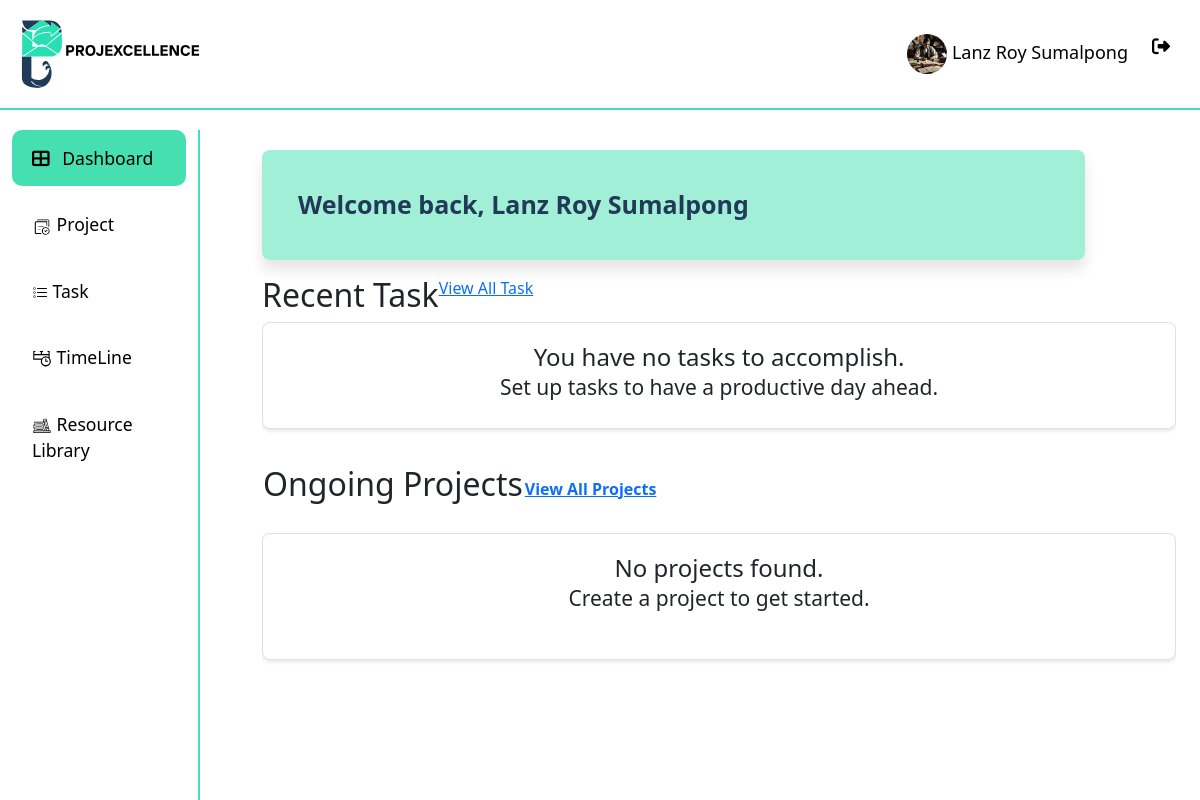
The page /dashboard/ (signed in) on the database as committed earlier.
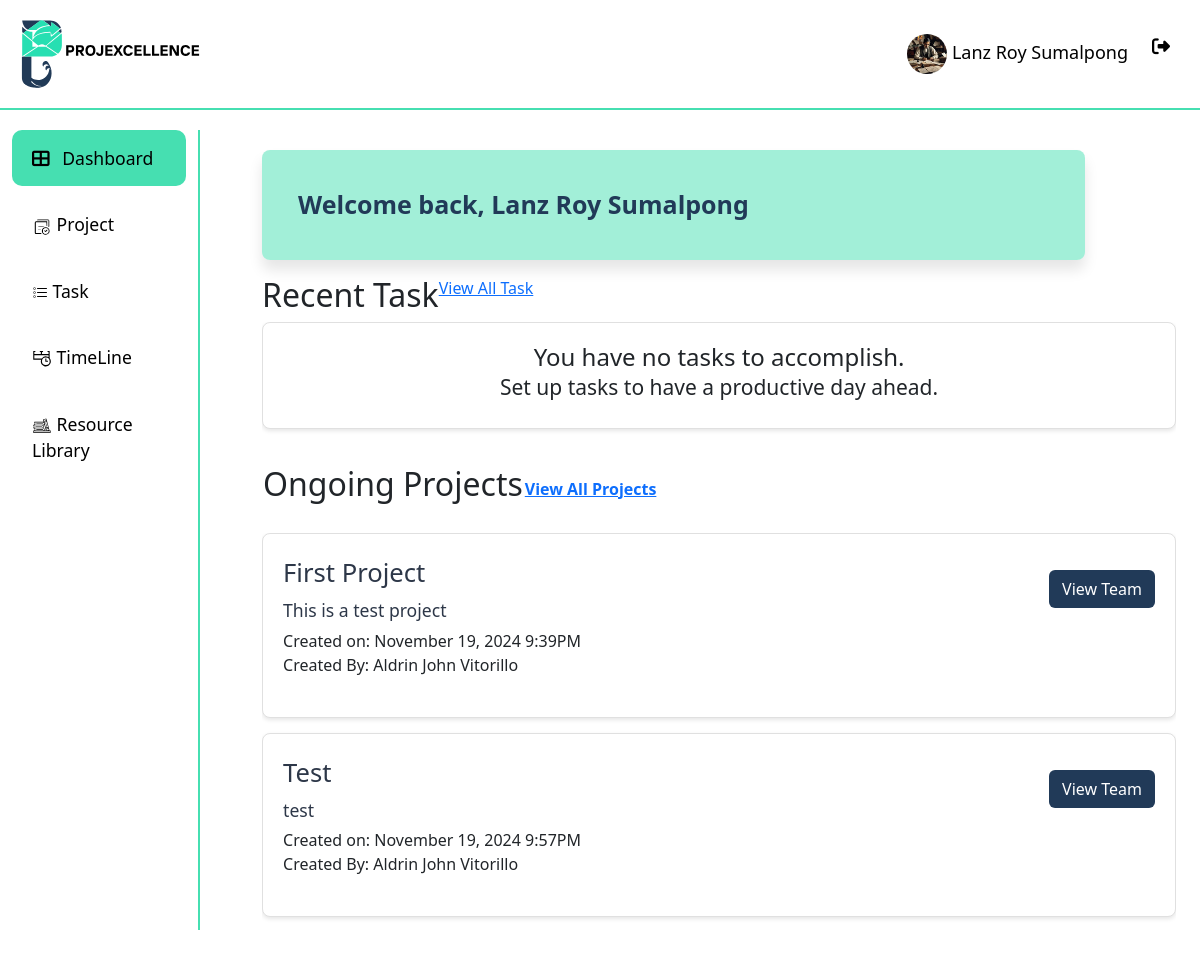
The same page on the database as committed later.
### api/models.py (models this page shows, shortened)
class Project(models.Model):
    project_name = models.CharField(max_length=50)
    description = models.TextField()
    created_by = models.ForeignKey(User, on_delete=models.CASCADE)
    date_created = models.DateTimeField(auto_now_add=True)

class User(AbstractUser):
    ROLE_CHOICES = [
        ("ADMIN", "Admin"),
        ("PM", "projectmanger"),
        ("MEMBER", "member"),
    ]
    STATUS_CHOICES = [
        ("APPROVED", "Approved"),
        ("REJECTED", "Rejected"),
        ("PENDING", "Pending"),
    ]
    username = None  # Remove the username field entirely
    email = models.EmailField(_("email address"), unique=True)
    phone_regex = RegexValidator(
        regex=r"^\+?1?\d{9,15}$",
        message="Phone number must be entered in the format: '+999999999'. Up to 15 digits allowed.",
    )
    phone_number = models.CharField(validators=[phone_regex], max_length=17, blank=True)
    role = models.CharField(max_length=10, choices=ROLE_CHOICES, default="EMPLOYEE")
    date_of_hire = models.DateField(blank=True, null=True)
    profile_path = models.ImageField(null=True, blank=True,upload_to='profile/' )
    status = models.CharField(max_length=20, choices=STATUS_CHOICES, default="PENDING")
    groups = models.ManyToManyField(
        "auth.Group",
        verbose_name=_("groups"),
        blank=True,
        related_name="custom_user_set",
        related_query_name="custom_user",
    )
    user_permissions = models.ManyToManyField(
        "auth.Permission",
        verbose_name=_("user permissions"),
        blank=True,
        related_name="custom_user_set",
        related_query_name="custom_user",
    )
    objects = UserManager()
    USERNAME_FIELD = "email"
    REQUIRED_FIELDS = ["first_name", "last_name", "date_of_hire", "password"]

### api/views.py (the view)
# urls.py: path("dashboard/", views.dashboard_view, name="dashboard"),
@login_required
def dashboard_view(request):
    projects = Project.objects.filter(models.Q(created_by=request.user) | models.Q(teammembership__user=request.user)).distinct()
    tasks = Task.objects.filter(assigned_to=request.user)
    paginator = Paginator(tasks, 2)
    page_number = request.GET.get('page')
    page_obj_task = paginator.get_page(page_number)
    paginator = Paginator(projects, 2)
    page_number = request.GET.get('page')
    page_obj_projects = paginator.get_page(page_number)
    context = {
        "projects": page_obj_projects,
        "tasks":page_obj_task,
    }
    return render(request, 'dashboard.html', context)

### api/templates/dashboard.html (shortened to what this page needs)
{% extends "base.html" %}
{% load static %}
{% block extra_css %}
{% load crispy_forms_tags %}
{% load custom_filters %}
{% endblock extra_css %}
{% block content %}
    <div class="dashboard">
        <div class="Welcome-card">
            <p class="name">Welcome back,  {{ request.user.first_name|capfirst }} {{ request.user.last_name|capfirst }}</p>
        </div>
        <div class="recent-task">
                <div class="rt-header">
                    <h2>Recent Task</h2>
                    <a class="view-btn" href="{% url 'task' 'Pending' %}">View All Task</a></th>
                </div>
            <div id="tasks-list">
                {% for task in tasks %}
                <div class="task-item {% if task.completed %}completed{% endif %}">
                    <div class="d-flex align-items-center">
                        <div>
                            <div class="task-title">{{ task.task_name }}</div>
                            <div class="task-description">{{ task.description }}</div>
                            <div class="task-due-date">Due: {{ task.due_date|date:"F j, Y g:iA" }}</div>
                        </div>
                    </div>
                </div>
                {% empty %}
                    <div class="task-item">
                        <h4 class="text-center">You have no tasks to accomplish.<br/><small>Set up tasks to have a productive day ahead.</small></h4>
                    </div>
                {% endfor %}
            </div>
        </div>
        <div class="ongoing-projects">
            <table>
                <th><h2>Ongoing Projects</h2></th>
                <th><a href="{% url 'project' %}">View All Projects</a></th>
            </table>
            <div id="projects-list">
                {% for project in projects %}
                <div class="project-item">
                    <div class="project-actions ml-10">
                        <a href="{% url 'team_list' project.id %}" class="btn View-Members mt-3">View Team</a>
                    </div>
                    <div>
                        <div class="project-title">{{ project.project_name }}</div>
                        <div class="project-description">{{ project.description }}</div>
                        <div class="project-due-date">Created on: {{ project.date_created|date:"F j, Y g:iA" }}</div>
                        <div class="project-due-date">Created By: {{ project.created_by.first_name}} {{ project.created_by.last_name}}</div>
                    </div>
                </div>
                 {% empty %}
                <div class="project-item">
                    <h4 class="text-center">No projects found.<br/><small>Create a project to get started.</small></h4>
                </div>
                {% endfor %}
            </div>
        </div>
    </div>
{% endblock  %}

Rows that differ between the two databases and show on the page:
added Project: project_name "First Project", description "This is a test project", date_created "November 19, 2024 9:39PM", created_by.first_name "Aldrin John", created_by.last_name "Vitorillo"
added Project: project_name "Test", description "test", date_created "November 19, 2024 9:57PM", created_by.first_name "Aldrin John", created_by.last_name "Vitorillo"
Other text that changed with them:
text no longer shown: "No projects found. Create a project to get started."
